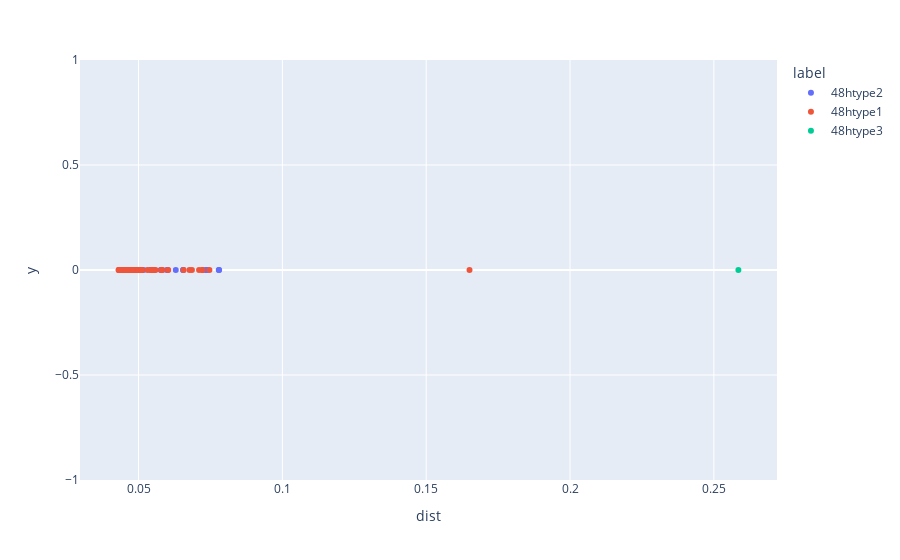

Write notebook code for a chart like this one.
### Code cell
create_POSCAR_weirdos_centroids_appended(coor_weirdos_Li, centroids_4, direc_restructure_destination, lattice_constant, filename = "POSCAR_weirdos_centroids")

plot_distweirdos(file_loc_important_cols)

### Figure 1 — Plotly figure (JSON) as saved in the notebook; plotly's stock layout.template omitted (floating-point values rounded to 4 significant figures)
{"data": [{"customdata": [["48htype2", [0.2797, 0.4118, 0.9118], "8_3"], ["48htype2", [0.2159, 0.09387, 0.9349], "8_3"], ["48htype2", [0.2159, 0.4349, 0.5939], "8_3"], ["48htype2", [0.2781, 0.9438, 0.4064], "7_5"], ["48htype2", [0.5936, 0.9438, 0.722], "7_5"], ["48htype2", [0.3897, 0.04434, 0.7176], "7_4"], ["48htype2", [0.07786, 0.2218, 0.9009], "6_6"], ["48htype2", [0.4083, 0.3051, 0.8995], "6_6"], ["48htype2", [0.7694, 0.9692, 0.8774], "3_7"], ["48htype2", [0.5982, 0.5594, 0.7672], "3_7"], ["48htype2", [0.417, 0.09897, 0.6997], "3_5"], ["48htype2", [0.417, 0.401, 0.8003], "3_5"], ["48htype2", [0.23, 0.1246, 0.9492], "3_4"], ["48htype2", [0.3157, 0.4502, 0.9093], "3_4"], ["48htype2", [0.6792, 0.5791, 0.9208], "2_4"], ["48htype2", [0.6864, 0.5943, 0.9056], "2_3"], ["48htype2", [0.2339, 0.9088, 0.0686], "1_3"], ["48htype2", [0.5391, 0.7859, 0.5982], "1_3"]], "hovertemplate": "label=%{customdata[0]}<br>dist=%{x}<br>y=%{y}<br>coor=%{customdata[1]}<br>file=%{customdata[2]}<extra></extra>", "legendgroup": "48htype2", "marker": {"color": "#636efa", "symbol": "circle"}, "mode": "markers", "name": "48htype2", "orientation": "v", "showlegend": true, "type": "scatter", "x": [0.05767, 0.0498, 0.0498, 0.04707, 0.04712, 0.06294, 0.06004, 0.07324, 0.07789, 0.05399, 0.06551, 0.06551, 0.07801, 0.05549, 0.05997, 0.07394, 0.05085, 0.05173], "xaxis": "x", "y": [0, 0, 0, 0, 0, 0, 0, 0, 0, 0, 0, 0, 0, 0, 0, 0, 0, 0], "yaxis": "y"}, {"customdata": [["48htype1", [0.3466, 0.9971, 0.6849], "8_3"], ["48htype1", [0.3466, 0.1849, 0.4971], "8_3"], ["48htype1", [0.06855, 0.8503, 0.1438], "8_2"], ["48htype1", [0.06855, 0.6438, 0.3503], "8_2"], ["48htype1", [0.8578, 0.04278, 0.1422], "7_5"], ["48htype1", [0.9667, 0.3583, 0.3204], "7_3"], ["48htype1", [0.03175, 0.7938, 0.1444], "7_3"], ["48htype1", [0.1548, 0.7126, 0.4506], "7_3"], ["48htype1", [0.3447, 0.6488, 0.04764], "7_2"], ["48htype1", [0.8532, 0.9776, 0.7871], "6_7"], ["48htype1", [0.5541, 0.8475, 0.6485], "6_7"], ["48htype1", [0.3054, 0.3729, 0.9429], "6_7"], ["48htype1", [0.1502, 0.5459, 0.3249], "6_7"], ["48htype1", [0.5366, 0.6613, 0.8495], "6_7"], ["48htype1", [0.6272, 0.1187, 0.608], "6_6"], ["48htype1", [0.1509, 0.2167, 0.9691], "6_5"], ["48htype1", [0.6509, 0.7167, 0.9691], "6_5"], ["48htype1", [0.8528, 0.329, 0.4562], "6_4"], ["48htype1", [0.3528, 0.3292, 0.9561], "6_4"], ["48htype1", [0.04523, 0.187, 0.8573], "6_3"], ["48htype1", [0.6917, 0.3592, 0.03739], "6_3"], ["48htype1", [0.8507, 0.542, 0.6702], "6_3"], ["48htype1", [0.9861, 0.3432, 0.2831], "6_2"], ["48htype1", [0.3518, 0.2876, 0.9603], "6_2"], ["48htype1", [0.4682, 0.1364, 0.6824], "6_2"], ["48htype1", [0.9607, 0.66, 0.659], "6_1"], ["48htype1", [0.03337, 0.2261, 0.8714], "6_1"], ["48htype1", [0.06611, 0.1992, 0.8744], "5_7"], ["48htype1", [0.6589, 0.7189, 0.9808], "5_7"], ["48htype1", [0.7331, 0.1647, 0.4702], "5_7"], ["48htype1", [0.8264, 0.1491, 0.03794], "5_6"], ["48htype1", [0.973, 0.156, 0.223], "5_5"], ["48htype1", [0.8187, 0.8481, 0.9471], "5_4"], ["48htype1", [0.3264, 0.1447, 0.5309], "5_4"], ["48htype1", [0.8341, 0.3441, 0.4485], "5_4"], ["48htype1", [0.03268, 0.8443, 0.2159], "5_2"], ["48htype1", [0.9559, 0.8281, 0.852], "5_1"], ["48htype1", [0.346, 0.5259, 0.2211], "5_1"], ["48htype1", [0.8551, 0.5342, 0.7121], "5_1"], ["48htype1", [0.654, 0.2648, 0.02875], "4_5"], ["48htype1", [0.654, 0.02875, 0.2648], "4_5"], ["48htype1", [0.9665, 0.1427, 0.1427], "4_5"], ["48htype1", [0.646, 0.3222, 0.04247], "3_7"], ["48htype1", [0.5462, 0.8445, 0.6668], "3_7"], ["48htype1", [0.02323, 0.7709, 0.1665], "3_6"], ["48htype1", [0.1469, 0.682, 0.4577], "3_6"], ["48htype1", [0.6564, 0.4381, 0.1862], "3_6"], ["48htype1", [0.1912, 0.8631, 0.04483], "3_5"], ["48htype1", [0.303, 0.9599, 0.359], "3_5"], ["48htype1", [0.1912, 0.6369, 0.4552], "3_5"], ["48htype1", [0.303, 0.5401, 0.141], "3_5"], ["48htype1", [0.145, 0.8104, 0.03886], "3_4"], ["48htype1", [0.7719, 0.5232, 0.6508], "3_3"], ["48htype1", [0.5281, 0.6411, 0.8446], "3_3"], ["48htype1", [0.3338, 0.01916, 0.7261], "2_3"], ["48htype1", [0.3338, 0.7737, 0.4807], "2_3"], ["48htype1", [0.548, 0.1594, 0.3405], "2_3"], ["48htype1", [0.5485, 0.6558, 0.844], "2_2"], ["48htype1", [0.4975, 0.6579, 0.8381], "1_3"], ["48htype1", [0.1649, 0.4717, 0.7284], "1_3"], ["48htype1", [0.456, 0.8512, 0.3059], "1_3"], ["48htype1", [0.04718, 0.3291, 0.6413], "0_5"], ["48htype1", [0.5287, 0.7242, 0.8401], "0_5"], ["48htype1", [0.5434, 0.3514, 0.1853], "0_3"]], "hovertemplate": "label=%{customdata[0]}<br>dist=%{x}<br>y=%{y}<br>coor=%{customdata[1]}<br>file=%{customdata[2]}<extra></extra>", "legendgroup": "48htype1", "marker": {"color": "#EF553B", "symbol": "circle"}, "mode": "markers", "name": "48htype1", "orientation": "v", "showlegend": true, "type": "scatter", "x": [0.04726, 0.04726, 0.07221, 0.07221, 0.06769, 0.04842, 0.0479, 0.04674, 0.05592, 0.04881, 0.06033, 0.06856, 0.04486, 0.04807, 0.1651, 0.04719, 0.04719, 0.04807, 0.04816, 0.04937, 0.04909, 0.04599, 0.04492, 0.04839, 0.05307, 0.04313, 0.07104, 0.07464, 0.04331, 0.05041, 0.04379, 0.04745, 0.04526, 0.04689, 0.04662, 0.04307, 0.04707, 0.04758, 0.05012, 0.05796, 0.05796, 0.06563, 0.04667, 0.044, 0.04631, 0.0449, 0.04703, 0.05474, 0.05009, 0.05474, 0.05009, 0.04528, 0.0549, 0.05839, 0.04451, 0.0446, 0.0462, 0.05097, 0.05119, 0.04623, 0.04353, 0.05439, 0.04568, 0.0433], "xaxis": "x", "y": [0, 0, 0, 0, 0, 0, 0, 0, 0, 0, 0, 0, 0, 0, 0, 0, 0, 0, 0, 0, 0, 0, 0, 0, 0, 0, 0, 0, 0, 0, 0, 0, 0, 0, 0, 0, 0, 0, 0, 0, 0, 0, 0, 0, 0, 0, 0, 0, 0, 0, 0, 0, 0, 0, 0, 0, 0, 0, 0, 0, 0, 0, 0, 0], "yaxis": "y"}, {"customdata": [["48htype3", [0.2441, 0.75, 0.75], "3_5"]], "hovertemplate": "label=%{customdata[0]}<br>dist=%{x}<br>y=%{y}<br>coor=%{customdata[1]}<br>file=%{customdata[2]}<extra></extra>", "legendgroup": "48htype3", "marker": {"color": "#00cc96", "symbol": "circle"}, "mode": "markers", "name": "48htype3", "orientation": "v", "showlegend": true, "type": "scatter", "x": [0.2585], "xaxis": "x", "y": [0], "yaxis": "y"}], "layout": {"legend": {"title": {"text": "label"}, "tracegroupgap": 0}, "margin": {"t": 60}, "xaxis": {"anchor": "y", "domain": [0, 1], "title": {"text": "dist"}}, "yaxis": {"anchor": "x", "domain": [0, 1], "title": {"text": "y"}}}}
